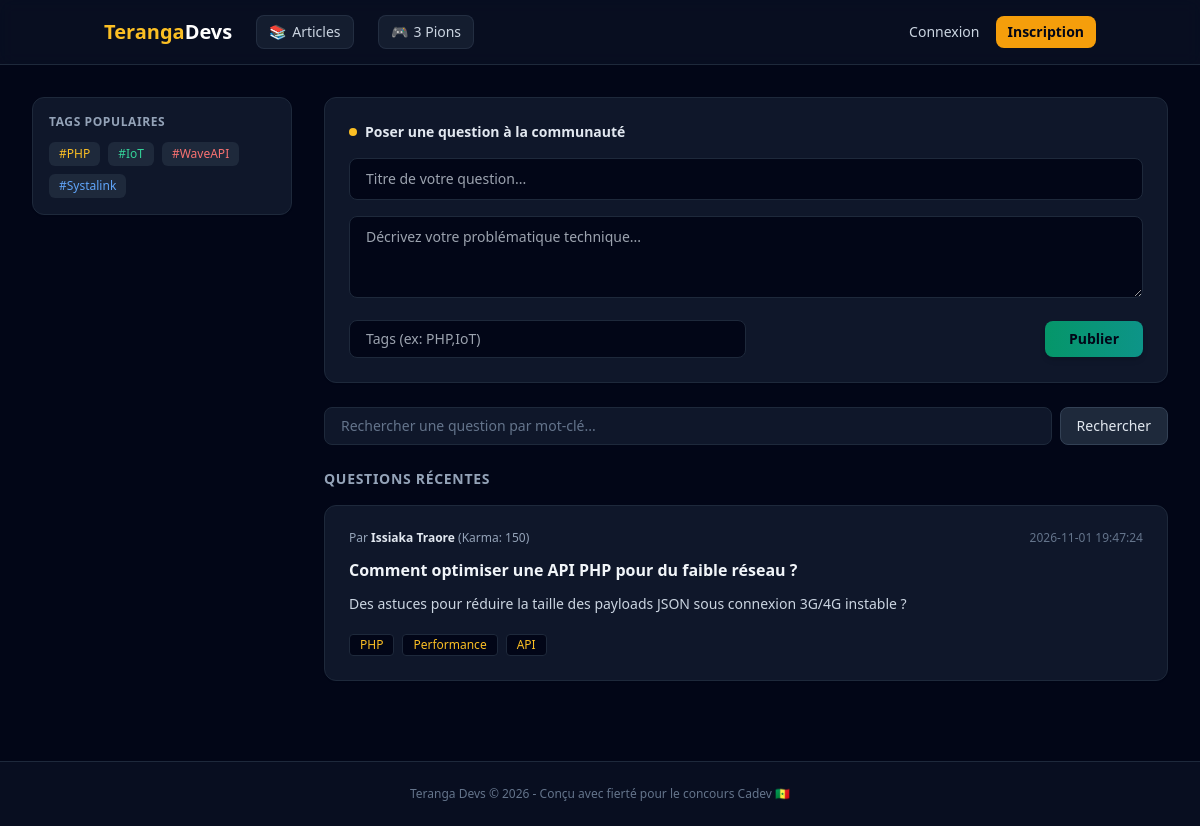
The page / on the database its author committed.
### tables this page shows
CREATE TABLE IF NOT EXISTS questions (
    id INT AUTO_INCREMENT PRIMARY KEY,
    user_id INT NOT NULL,
    titre VARCHAR(255) NOT NULL,
    contenu TEXT NOT NULL,
    tags VARCHAR(255) NOT NULL,
    date_creation DATETIME DEFAULT CURRENT_TIMESTAMP,
    CONSTRAINT fk_question_user FOREIGN KEY (user_id) REFERENCES users(id) ON DELETE CASCADE
);

CREATE TABLE IF NOT EXISTS users (
    id INT AUTO_INCREMENT PRIMARY KEY,
    nom VARCHAR(100) NOT NULL,
    prenom VARCHAR(100) NOT NULL,
    email VARCHAR(150) NOT NULL UNIQUE,
    mot_de_passe VARCHAR(255) NOT NULL,
    reputation INT DEFAULT 0,
    karma INT DEFAULT 0,
    date_creation DATETIME DEFAULT CURRENT_TIMESTAMP
);

### index.php (the view, shortened to what this page needs)
<?php
require_once 'includes/header.php';
$tagFilter = $_GET['tag'] ?? null;
$searchQuery = $_GET['search'] ?? null;
try {
    if ($tagFilter) {
        $stmt = $pdo->prepare("SELECT q.*, u.nom, u.prenom, u.reputation FROM questions q JOIN users u ON q.user_id = u.id WHERE q.tags LIKE ? ORDER BY q.date_creation DESC");
        $stmt->execute(["%$tagFilter%"]);
    } elseif ($searchQuery) {
        $stmt = $pdo->prepare("SELECT q.*, u.nom, u.prenom, u.reputation FROM questions q JOIN users u ON q.user_id = u.id WHERE q.titre LIKE ? OR q.contenu LIKE ? ORDER BY q.date_creation DESC");
        $stmt->execute(["%$searchQuery%", "%$searchQuery%"]);
    } else {
        $stmt = $pdo->query("SELECT q.*, u.nom, u.prenom, u.reputation FROM questions q JOIN users u ON q.user_id = u.id ORDER BY q.date_creation DESC");
    }
    $questions = $stmt->fetchAll();
} catch (Exception $e) {
    $questions = [];
}
?>
<main class="max-w-7xl mx-auto px-4 sm:px-6 lg:px-8 py-8 flex-grow w-full grid grid-cols-1 lg:grid-cols-4 gap-8">
      <div class="bg-slate-900 border border-slate-800 rounded-xl p-4 shadow-sm h-fit">
        <h3 class="text-xs font-semibold uppercase tracking-wider text-slate-400 mb-3">Tags Populaires</h3>
        <div class="flex flex-wrap gap-2">
            <a href="index.php?tag=PHP" class="text-xs bg-slate-800 hover:bg-slate-700 text-amber-400 px-2.5 py-1 rounded-md transition">#PHP</a>
            <a href="index.php?tag=IoT" class="text-xs bg-slate-800 hover:bg-slate-700 text-emerald-400 px-2.5 py-1 rounded-md transition">#IoT</a>
            <a href="index.php?tag=WaveAPI" class="text-xs bg-slate-800 hover:bg-slate-700 text-red-400 px-2.5 py-1 rounded-md transition">#WaveAPI</a>
            <a href="index.php?tag=Systalink" class="text-xs bg-slate-800 hover:bg-slate-700 text-blue-400 px-2.5 py-1 rounded-md transition">#Systalink</a>
        </div>
      </div>
      <section class="lg:col-span-3 space-y-6">
            <div class="bg-slate-900 border border-slate-800 rounded-xl p-6 shadow-sm">
                <h3 class="text-sm font-semibold text-slate-200 mb-4 flex items-center gap-2">
                    <span class="w-2 h-2 rounded-full bg-amber-400"></span> Poser une question à la communauté
                </h3>
                <form id="question-form" class="space-y-4">
                    <div>
                        <input type="text" id="titre" placeholder="Titre de votre question..." required
                            class="w-full bg-slate-950 border border-slate-800 rounded-lg px-4 py-2.5 text-sm text-slate-100 focus:outline-none focus:border-emerald-500">
                    </div>
                    <div>
                        <textarea id="contenu" rows="3" placeholder="Décrivez votre problématique technique..." required
                            class="w-full bg-slate-950 border border-slate-800 rounded-lg px-4 py-2.5 text-sm text-slate-100 focus:outline-none focus:border-emerald-500"></textarea>
                    </div>
                    <div class="flex justify-between items-center">
                        <input type="text" id="tags" placeholder="Tags (ex: PHP,IoT)" required
                            class="bg-slate-950 border border-slate-800 rounded-lg px-4 py-2 text-sm text-slate-100 w-1/2 focus:outline-none focus:border-emerald-500">
                        <button type="submit" class="bg-gradient-to-r from-emerald-600 to-teal-600 text-slate-950 font-bold px-6 py-2 rounded-lg text-sm transition shadow-md">
                            Publier
                        </button>
                    </div>
                </form>
            </div>
            <div class="space-y-4" id="questions-container">
                <form method="GET" action="index.php" class="flex gap-2">
                    <input type="text" name="search" value="<?= htmlspecialchars($searchQuery ?? '') ?>" placeholder="Rechercher une question par mot-clé..."
                        class="flex-grow bg-slate-900 border border-slate-800 rounded-lg px-4 py-2 text-sm text-slate-100 placeholder-slate-500 focus:outline-none focus:border-emerald-500">
                    <button type="submit" class="bg-slate-800 hover:bg-slate-700 text-slate-200 px-4 py-2 rounded-lg text-sm transition border border-slate-700">
                        Rechercher
                    </button>
                </form>
                <h3 class="text-sm font-semibold uppercase tracking-wider text-slate-400 pt-2">Questions Récentes</h3>
                <?php if (empty($questions)): ?>
                    <p class="text-slate-500 text-sm bg-slate-900/40 p-4 rounded-xl border border-slate-800/80">Aucune question ne correspond à votre recherche.</p>
                <?php else: ?>
                    <?php foreach ($questions as $q): ?>
                        <div class="bg-slate-900 border border-slate-800 rounded-xl p-6 shadow-sm hover:border-slate-700 transition space-y-3">
                            <div class="flex items-center justify-between">
                                <span class="text-xs text-slate-400">Par <strong class="text-slate-200"><?= htmlspecialchars($q['prenom'] . ' ' . $q['nom']) ?></strong> (Karma: <?= $q['reputation'] ?>)</span>
                                <span class="text-xs text-slate-500"><?= $q['date_creation'] ?></span>
                            </div>
                           <h4 class="text-base font-bold text-slate-100">
                               <a href="question.php?id=<?= $q['id'] ?>" class="hover:text-amber-400 transition">
                                    <?= htmlspecialchars($q['titre']) ?>
                                </a>
                            </h4>
                            <p class="text-sm text-slate-300"><?= nl2br(htmlspecialchars($q['contenu'])) ?></p>
                            <div class="flex flex-wrap gap-2 pt-2">
                                <?php foreach (explode(',', $q['tags']) as $tag): ?>
                                    <span class="text-xs bg-slate-950 text-amber-400 px-2.5 py-0.5 rounded border border-slate-800"><?= trim($tag) ?></span>
                                <?php endforeach; ?>
                            </div>
                        </div>
                    <?php endforeach; ?>
                <?php endif; ?>
            </div>
      </section>
</main>
<?php
require_once 'includes/footer.php';
?>

### rows shown on the page
questions: user.nom "Issiaka Traore", user.reputation "150", date_creation "2026-11-01 19:47:24", titre "Comment optimiser une API PHP pour du faible réseau ?", contenu "Des astuces pour réduire la taille des payloads JSON sous connexion 3G/4G instable ?", tags "PHP", tags "Performance", tags "API"
